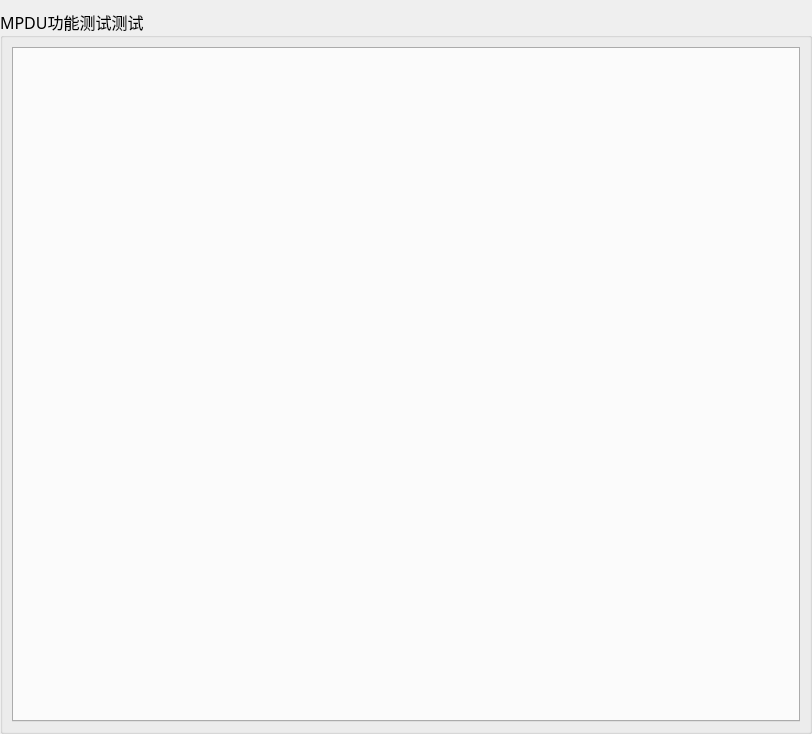
<?xml version="1.0" encoding="UTF-8"?>
<ui version="4.0">
 <class>MV1Set_MainWid</class>
 <widget class="QWidget" name="MV1Set_MainWid">
  <property name="geometry">
   <rect>
    <x>0</x>
    <y>0</y>
    <width>812</width>
    <height>734</height>
   </rect>
  </property>
  <property name="font">
   <font>
    <family>微软雅黑</family>
    <pointsize>12</pointsize>
   </font>
  </property>
  <property name="windowTitle">
   <string>Form</string>
  </property>
  <layout class="QGridLayout" name="gridLayout">
   <property name="leftMargin">
    <number>0</number>
   </property>
   <property name="topMargin">
    <number>9</number>
   </property>
   <property name="rightMargin">
    <number>0</number>
   </property>
   <property name="bottomMargin">
    <number>0</number>
   </property>
   <property name="horizontalSpacing">
    <number>0</number>
   </property>
   <item row="0" column="0">
    <widget class="QGroupBox" name="groupBox">
     <property name="font">
      <font>
       <family>微软雅黑</family>
       <pointsize>12</pointsize>
       <weight>50</weight>
       <bold>false</bold>
      </font>
     </property>
     <property name="title">
      <string>MPDU功能测试测试</string>
     </property>
     <layout class="QGridLayout" name="gridLayout_2">
      <property name="leftMargin">
       <number>9</number>
      </property>
      <item row="0" column="0">
       <widget class="QTabWidget" name="tabWidget">
        <property name="font">
         <font>
          <family>微软雅黑</family>
          <pointsize>12</pointsize>
         </font>
        </property>
        <property name="styleSheet">
         <string notr="true">
QTabWidget::tab-bar{
        alignment:left;
}
QTabBar::tab{
	background:transparent;
	min-width:30ex;
	min-height:10ex;
	border:2px solid #C4C4C3;
	border-bottom-color:#C2C7CB;
	border-top-left-radius:4px;
	border-top-right-radius:4px;
}
QTabBar::tab:hover{
	background:qlineargradient(x1: 0, y1: 0, x2: 0, y2: 1,
                                stop: 0 #fafafa, stop: 0.4 #f4f4f4,
                                stop: 0.5 #e7e7e7, stop: 1.0 #fafafa);
}
QTabBar::tab:selected{
	border-color: white;
	background:white;
	color:#0C3EB4;
	border-top-left-radius:4px;
	border-top-right-radius:4px;
}
QTabBar::tab:!selected{
	margin-top:10px;
	border-top-left-radius:4px;
	border-top-right-radius:4px;
}</string>
        </property>
        <property name="currentIndex">
         <number>-1</number>
        </property>
       </widget>
      </item>
     </layout>
    </widget>
   </item>
  </layout>
 </widget>
 <resources/>
 <connections/>
</ui>
